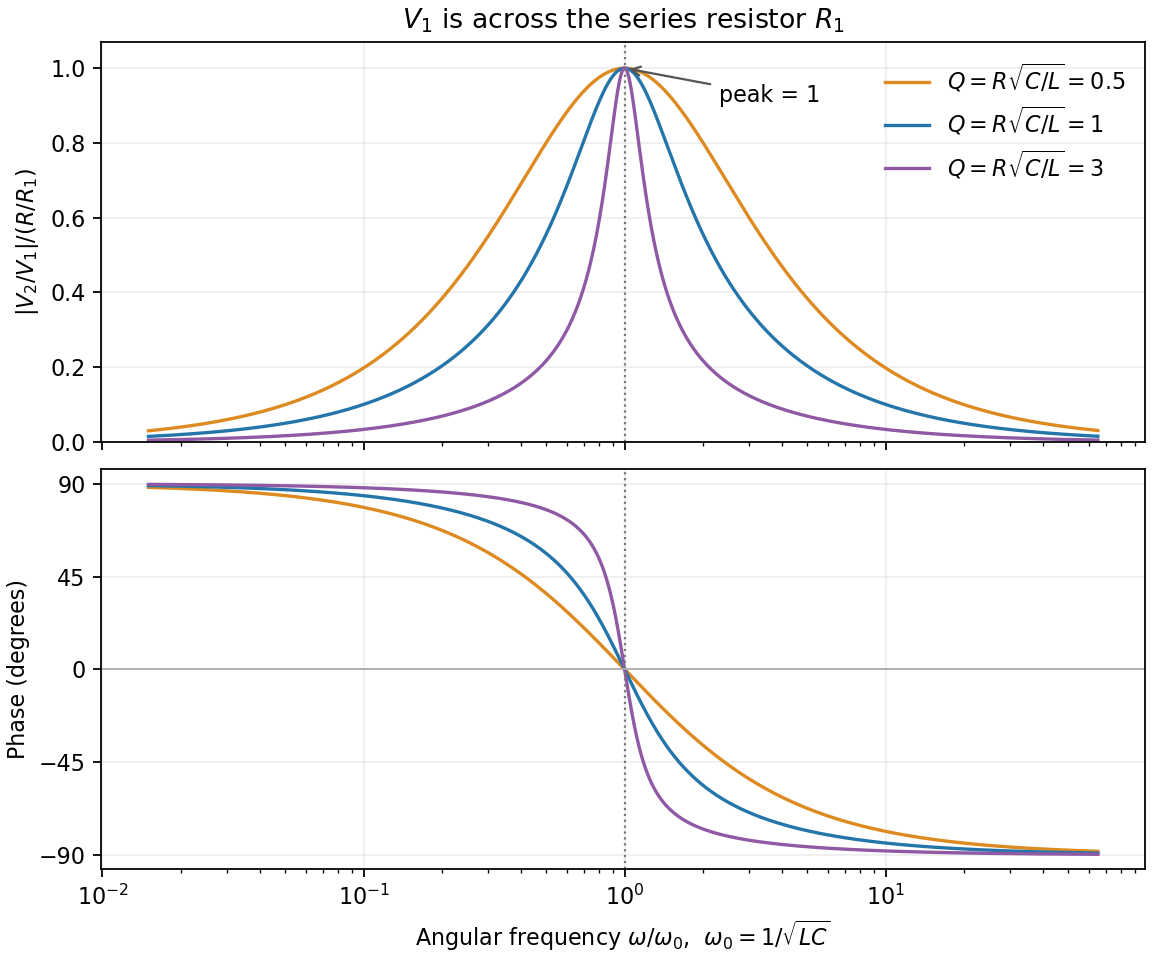

Python code for this plot:
import numpy as np
import matplotlib.pyplot as plt
s=np.geomspace(.015,65,1800)
fig,axes=plt.subplots(2,1,figsize=(7.2,6.0),sharex=True,layout='constrained')
for Q,color in [(0.5,'#dd8a20'),(1,'#2475aa'),(3,'#8f59a4')]:
 H=1/(1+1j*Q*(s-1/s))
 axes[0].semilogx(s,np.abs(H),color=color,label=rf'$Q=R\sqrt{{C/L}}={Q:g}$')
 axes[1].semilogx(s,np.angle(H)*180/np.pi,color=color)
for ax in axes:
 ax.axvline(1,color='#777',ls=':',lw=1);ax.grid(alpha=.2)
axes[0].set(ylabel=r'$|V_2/V_1|/(R/R_1)$',ylim=(0,1.07),title=r'$V_1$ is across the series resistor $R_1$')
axes[0].legend(frameon=False);axes[0].annotate('peak = 1',xy=(1,1),xytext=(2.3,.91),arrowprops=dict(arrowstyle='->',color='#555'))
axes[1].set(xlabel=r'Angular frequency $\omega/\omega_0$,  $\omega_0=1/\sqrt{LC}$',ylabel='Phase (degrees)',ylim=(-97,97),yticks=[-90,-45,0,45,90])
axes[1].axhline(0,color='#aaa',lw=.8)
fig.savefig('paper-1-ia2012-parallel-response.png',dpi=160,facecolor='white')
